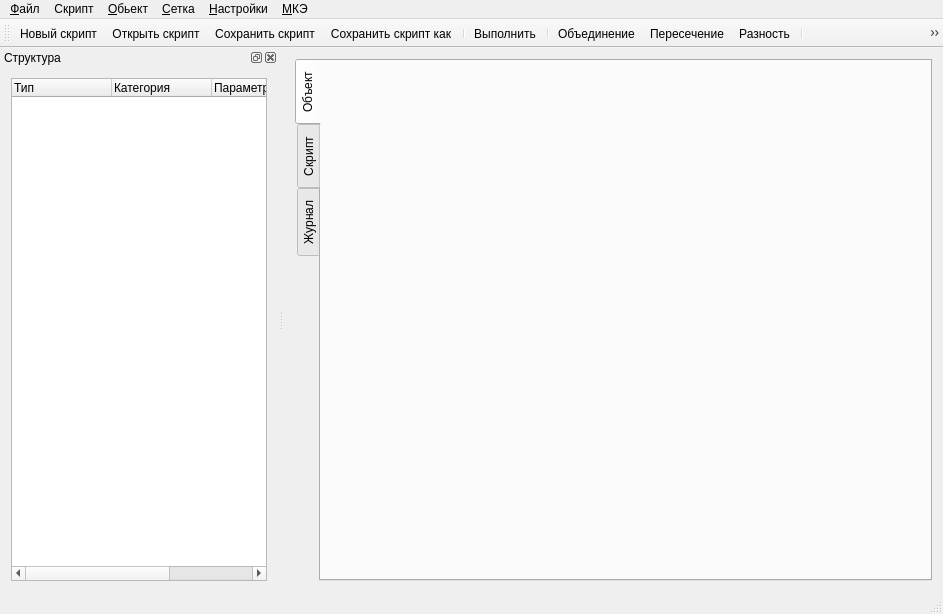
<?xml version="1.0" encoding="UTF-8"?>
<ui version="4.0">
 <class>MainWindow</class>
 <widget class="QMainWindow" name="MainWindow">
  <property name="geometry">
   <rect>
    <x>0</x>
    <y>0</y>
    <width>943</width>
    <height>614</height>
   </rect>
  </property>
  <property name="windowTitle">
   <string>qzcad</string>
  </property>
  <property name="windowIcon">
   <iconset resource="qzresources.qrc">
    <normaloff>:/icons/qzicons/application.ico</normaloff>:/icons/qzicons/application.ico</iconset>
  </property>
  <widget class="QWidget" name="centralWidget">
   <layout class="QVBoxLayout" name="verticalLayout_3">
    <item>
     <widget class="QTabWidget" name="tabWidget">
      <property name="tabPosition">
       <enum>QTabWidget::West</enum>
      </property>
      <property name="currentIndex">
       <number>0</number>
      </property>
      <widget class="QWidget" name="tabObject">
       <attribute name="title">
        <string>Объект</string>
       </attribute>
       <layout class="QVBoxLayout" name="verticalLayout_4">
        <item>
         <widget class="GLControlWidget" name="pictureControl" native="true"/>
        </item>
       </layout>
      </widget>
      <widget class="QWidget" name="tabScript">
       <attribute name="title">
        <string>Скрипт</string>
       </attribute>
       <layout class="QVBoxLayout" name="verticalLayout_5">
        <item>
         <widget class="CodeEditor" name="codeEditor" native="true">
          <property name="font">
           <font>
            <family>Monospace</family>
           </font>
          </property>
         </widget>
        </item>
       </layout>
      </widget>
      <widget class="QWidget" name="tabTerminal">
       <attribute name="title">
        <string>Журнал</string>
       </attribute>
       <layout class="QVBoxLayout" name="verticalLayout_6">
        <item>
         <widget class="QTextEdit" name="terminalText">
          <property name="font">
           <font>
            <family>DejaVu Sans Mono</family>
           </font>
          </property>
          <property name="documentTitle">
           <string>Сообщения системы</string>
          </property>
          <property name="readOnly">
           <bool>true</bool>
          </property>
         </widget>
        </item>
       </layout>
      </widget>
     </widget>
    </item>
   </layout>
  </widget>
  <widget class="QMenuBar" name="menuBar">
   <property name="geometry">
    <rect>
     <x>0</x>
     <y>0</y>
     <width>943</width>
     <height>25</height>
    </rect>
   </property>
   <widget class="QMenu" name="menuFile">
    <property name="title">
     <string>&amp;Файл</string>
    </property>
    <addaction name="separator"/>
    <addaction name="actionNewScript"/>
    <addaction name="actionOpenScript"/>
    <addaction name="actionSaveScript"/>
    <addaction name="actionSaveAsScript"/>
    <addaction name="separator"/>
    <addaction name="actionLoadMesh"/>
    <addaction name="actionSaveMesh"/>
    <addaction name="separator"/>
    <addaction name="actionExit"/>
   </widget>
   <widget class="QMenu" name="menuObject">
    <property name="title">
     <string>&amp;Обьект</string>
    </property>
    <widget class="QMenu" name="menuAdd">
     <property name="title">
      <string>&amp;Добавить...</string>
     </property>
     <widget class="QMenu" name="menuOperation">
      <property name="title">
       <string>&amp;Операцию...</string>
      </property>
      <addaction name="actionUnion"/>
      <addaction name="actionIntersection"/>
      <addaction name="actionDifference"/>
     </widget>
     <widget class="QMenu" name="menuPrimitive">
      <property name="title">
       <string>&amp;Примитив...</string>
      </property>
      <addaction name="actionPath"/>
     </widget>
     <addaction name="menuOperation"/>
     <addaction name="menuPrimitive"/>
     <addaction name="separator"/>
     <addaction name="actionModel"/>
    </widget>
    <addaction name="menuAdd"/>
    <addaction name="separator"/>
    <addaction name="actionDeleteObject"/>
   </widget>
   <widget class="QMenu" name="menuMesh">
    <property name="title">
     <string>&amp;Сетка</string>
    </property>
    <widget class="QMenu" name="menuStruct">
     <property name="title">
      <string>&amp;Структурированная</string>
     </property>
     <addaction name="actionStructQuads"/>
     <addaction name="actionStructIsoQuads"/>
     <addaction name="actionBaryQuads"/>
     <addaction name="separator"/>
     <addaction name="actionStructHex"/>
    </widget>
    <widget class="QMenu" name="menuFlip">
     <property name="title">
      <string>Отразить</string>
     </property>
     <addaction name="actionFlipVertically"/>
     <addaction name="actionFlipHorizontally"/>
     <addaction name="separator"/>
     <addaction name="actionMirrorVertically"/>
     <addaction name="actionMirrorrHorizontally"/>
    </widget>
    <widget class="QMenu" name="menuMetric">
     <property name="title">
      <string>&amp;Метрика</string>
     </property>
     <addaction name="actionJacobianMetric"/>
     <addaction name="actionMinAngleMetric"/>
     <addaction name="actionLengthAspect"/>
     <addaction name="actionAngleAspect"/>
    </widget>
    <addaction name="menuStruct"/>
    <addaction name="separator"/>
    <addaction name="actionPolygonalModel"/>
    <addaction name="separator"/>
    <addaction name="actionRotationBodyMesh"/>
    <addaction name="separator"/>
    <addaction name="menuFlip"/>
    <addaction name="actionArea"/>
    <addaction name="separator"/>
    <addaction name="actionLoadNodeValue"/>
    <addaction name="actionLoadElementValue"/>
    <addaction name="separator"/>
    <addaction name="actionExtremeValuesStatistica"/>
    <addaction name="separator"/>
    <addaction name="menuMetric"/>
   </widget>
   <widget class="QMenu" name="menuSettings">
    <property name="title">
     <string>&amp;Настройки</string>
    </property>
    <addaction name="actionDoubleBufferGL"/>
   </widget>
   <widget class="QMenu" name="menuFEM">
    <property name="title">
     <string>&amp;МКЭ</string>
    </property>
    <addaction name="actionElasticFem"/>
    <addaction name="separator"/>
   </widget>
   <widget class="QMenu" name="menuScrit">
    <property name="title">
     <string>Скрипт</string>
    </property>
    <widget class="QMenu" name="menuFunctionScripts">
     <property name="title">
      <string>&amp;Функциональные объекты...</string>
     </property>
     <addaction name="actionSumScript"/>
     <addaction name="separator"/>
     <addaction name="actionConjunctionScript"/>
     <addaction name="actionDisjunctionScript"/>
     <addaction name="actionDifferenceScript"/>
     <addaction name="separator"/>
    </widget>
    <widget class="QMenu" name="menuMeshScripts">
     <property name="title">
      <string>&amp;Дискретные модели...</string>
     </property>
     <widget class="QMenu" name="menuBackgroundMeshScripts">
      <property name="title">
       <string>Метод фоновой сетки...</string>
      </property>
      <addaction name="actionSegments"/>
      <addaction name="separator"/>
      <addaction name="actionTrianglesScript"/>
      <addaction name="actionQuadsScript"/>
      <addaction name="separator"/>
      <addaction name="actionTetrahedraScript"/>
      <addaction name="actionHexahedraScript"/>
     </widget>
     <widget class="QMenu" name="menuDelaunayScripts">
      <property name="title">
       <string>Методы Делоне...</string>
      </property>
      <addaction name="actionDelaunayTriScript"/>
      <addaction name="actionRuppertTriScript"/>
     </widget>
     <widget class="QMenu" name="menuRectangularScripts">
      <property name="title">
       <string>Прямоугольная область...</string>
      </property>
      <addaction name="actionRectangularTriScript"/>
      <addaction name="actionRectangularQuadsScript"/>
      <addaction name="separator"/>
      <addaction name="actionRecangularTetScript"/>
      <addaction name="actionRectangularHexScript"/>
     </widget>
     <widget class="QMenu" name="menuCylinderScript">
      <property name="title">
       <string>Цилиндричекая поверхность...</string>
      </property>
      <addaction name="actionCylinderTriScript"/>
      <addaction name="actionCylinderQuadsScript"/>
     </widget>
     <widget class="QMenu" name="menuConeScript">
      <property name="title">
       <string>Коническая поверхность...</string>
      </property>
      <addaction name="actionConeTriScript"/>
      <addaction name="actionConeQuadsScript"/>
     </widget>
     <addaction name="menuBackgroundMeshScripts"/>
     <addaction name="menuDelaunayScripts"/>
     <addaction name="separator"/>
     <addaction name="menuRectangularScripts"/>
     <addaction name="separator"/>
     <addaction name="menuCylinderScript"/>
     <addaction name="menuConeScript"/>
    </widget>
    <addaction name="actionRunScript"/>
    <addaction name="separator"/>
    <addaction name="menuFunctionScripts"/>
    <addaction name="separator"/>
    <addaction name="menuMeshScripts"/>
   </widget>
   <addaction name="menuFile"/>
   <addaction name="menuScrit"/>
   <addaction name="menuObject"/>
   <addaction name="menuMesh"/>
   <addaction name="menuSettings"/>
   <addaction name="menuFEM"/>
  </widget>
  <widget class="QToolBar" name="mainToolBar">
   <property name="windowTitle">
    <string>Панель инструментов</string>
   </property>
   <attribute name="toolBarArea">
    <enum>TopToolBarArea</enum>
   </attribute>
   <attribute name="toolBarBreak">
    <bool>false</bool>
   </attribute>
   <addaction name="actionNewScript"/>
   <addaction name="actionOpenScript"/>
   <addaction name="actionSaveScript"/>
   <addaction name="actionSaveAsScript"/>
   <addaction name="separator"/>
   <addaction name="actionRunScript"/>
   <addaction name="separator"/>
   <addaction name="actionUnion"/>
   <addaction name="actionIntersection"/>
   <addaction name="actionDifference"/>
   <addaction name="separator"/>
   <addaction name="actionPath"/>
   <addaction name="actionModel"/>
   <addaction name="actionDeleteObject"/>
   <addaction name="separator"/>
   <addaction name="actionStructQuads"/>
   <addaction name="actionStructIsoQuads"/>
   <addaction name="actionBaryQuads"/>
   <addaction name="actionPolygonalModel"/>
   <addaction name="actionStructHex"/>
   <addaction name="separator"/>
   <addaction name="actionLoadMesh"/>
   <addaction name="actionSaveMesh"/>
   <addaction name="separator"/>
   <addaction name="actionRotationBodyMesh"/>
   <addaction name="separator"/>
   <addaction name="actionFlipVertically"/>
   <addaction name="actionFlipHorizontally"/>
   <addaction name="separator"/>
   <addaction name="actionMirrorVertically"/>
   <addaction name="actionMirrorrHorizontally"/>
  </widget>
  <widget class="QStatusBar" name="statusBar"/>
  <widget class="QDockWidget" name="dockWidgetStruct">
   <property name="floating">
    <bool>false</bool>
   </property>
   <property name="features">
    <set>QDockWidget::AllDockWidgetFeatures</set>
   </property>
   <property name="windowTitle">
    <string>Структура</string>
   </property>
   <attribute name="dockWidgetArea">
    <number>1</number>
   </attribute>
   <widget class="QWidget" name="dockWidgetContents">
    <layout class="QVBoxLayout" name="verticalLayout">
     <item>
      <widget class="QTreeWidget" name="objectTree">
       <column>
        <property name="text">
         <string>Тип</string>
        </property>
       </column>
       <column>
        <property name="text">
         <string>Категория</string>
        </property>
       </column>
       <column>
        <property name="text">
         <string>Параметры</string>
        </property>
       </column>
       <column>
        <property name="text">
         <string>ID</string>
        </property>
       </column>
      </widget>
     </item>
    </layout>
   </widget>
  </widget>
  <action name="actionExit">
   <property name="icon">
    <iconset theme="exit">
     <normaloff/>
    </iconset>
   </property>
   <property name="text">
    <string>&amp;Выход</string>
   </property>
   <property name="shortcut">
    <string>Alt+X</string>
   </property>
  </action>
  <action name="actionUnion">
   <property name="icon">
    <iconset resource="qzresources.qrc">
     <normaloff>:/icons/qzicons/union.png</normaloff>:/icons/qzicons/union.png</iconset>
   </property>
   <property name="text">
    <string>&amp;Объединение</string>
   </property>
   <property name="shortcut">
    <string>Ctrl+U</string>
   </property>
  </action>
  <action name="actionIntersection">
   <property name="icon">
    <iconset resource="qzresources.qrc">
     <normaloff>:/icons/qzicons/intersection.png</normaloff>:/icons/qzicons/intersection.png</iconset>
   </property>
   <property name="text">
    <string>&amp;Пересечение</string>
   </property>
   <property name="shortcut">
    <string>Ctrl+I</string>
   </property>
  </action>
  <action name="actionDifference">
   <property name="icon">
    <iconset resource="qzresources.qrc">
     <normaloff>:/icons/qzicons/difference.png</normaloff>:/icons/qzicons/difference.png</iconset>
   </property>
   <property name="text">
    <string>&amp;Разность</string>
   </property>
   <property name="shortcut">
    <string>Ctrl+D</string>
   </property>
  </action>
  <action name="actionPath">
   <property name="icon">
    <iconset resource="qzresources.qrc">
     <normaloff>:/icons/qzicons/path.png</normaloff>:/icons/qzicons/path.png</iconset>
   </property>
   <property name="text">
    <string>Произвольный &amp;контур...</string>
   </property>
   <property name="shortcut">
    <string>Ctrl+P</string>
   </property>
  </action>
  <action name="actionModel">
   <property name="icon">
    <iconset resource="qzresources.qrc">
     <normaloff>:/icons/qzicons/model.png</normaloff>:/icons/qzicons/model.png</iconset>
   </property>
   <property name="text">
    <string>Аналитическая &amp;модель...</string>
   </property>
   <property name="shortcut">
    <string>Ctrl+M</string>
   </property>
  </action>
  <action name="actionDeleteObject">
   <property name="icon">
    <iconset resource="qzresources.qrc">
     <normaloff>:/icons/qzicons/del_node.png</normaloff>:/icons/qzicons/del_node.png</iconset>
   </property>
   <property name="text">
    <string>&amp;Удалить</string>
   </property>
   <property name="shortcut">
    <string>Del</string>
   </property>
  </action>
  <action name="actionStructQuads">
   <property name="icon">
    <iconset resource="qzresources.qrc">
     <normaloff>:/icons/qzicons/quad_struct.png</normaloff>:/icons/qzicons/quad_struct.png</iconset>
   </property>
   <property name="text">
    <string>Четырехугольники...</string>
   </property>
  </action>
  <action name="actionStructIsoQuads">
   <property name="icon">
    <iconset resource="qzresources.qrc">
     <normaloff>:/icons/qzicons/iso_quads.png</normaloff>:/icons/qzicons/iso_quads.png</iconset>
   </property>
   <property name="text">
    <string>Изопараметричекие четырехугольники...</string>
   </property>
  </action>
  <action name="actionPolygonalModel">
   <property name="icon">
    <iconset resource="qzresources.qrc">
     <normaloff>:/icons/qzicons/pmodel.png</normaloff>:/icons/qzicons/pmodel.png</iconset>
   </property>
   <property name="text">
    <string>Полигональная модель...</string>
   </property>
  </action>
  <action name="actionBaryQuads">
   <property name="icon">
    <iconset resource="qzresources.qrc">
     <normaloff>:/icons/qzicons/bary_quads.png</normaloff>:/icons/qzicons/bary_quads.png</iconset>
   </property>
   <property name="text">
    <string>Барицентрические четырехугольники...</string>
   </property>
  </action>
  <action name="actionDoubleBufferGL">
   <property name="checkable">
    <bool>true</bool>
   </property>
   <property name="checked">
    <bool>true</bool>
   </property>
   <property name="text">
    <string>Двойная буфферизация OpenGL</string>
   </property>
  </action>
  <action name="actionStructHex">
   <property name="icon">
    <iconset resource="qzresources.qrc">
     <normaloff>:/icons/qzicons/prism.png</normaloff>:/icons/qzicons/prism.png</iconset>
   </property>
   <property name="text">
    <string>Шестигранники...</string>
   </property>
  </action>
  <action name="actionSaveMesh">
   <property name="icon">
    <iconset resource="qzresources.qrc">
     <normaloff>:/icons/qzicons/24x24/database.png</normaloff>:/icons/qzicons/24x24/database.png</iconset>
   </property>
   <property name="text">
    <string>Сохранить дискретную модель...</string>
   </property>
   <property name="shortcut">
    <string>Ctrl+Shift+S</string>
   </property>
  </action>
  <action name="actionRotationBodyMesh">
   <property name="icon">
    <iconset resource="qzresources.qrc">
     <normaloff>:/icons/qzicons/rotation_body.png</normaloff>:/icons/qzicons/rotation_body.png</iconset>
   </property>
   <property name="text">
    <string>Вращение двумерного профиля...</string>
   </property>
  </action>
  <action name="actionFlipVertically">
   <property name="icon">
    <iconset resource="qzresources.qrc">
     <normaloff>:/icons/qzicons/flip_vertically.png</normaloff>:/icons/qzicons/flip_vertically.png</iconset>
   </property>
   <property name="text">
    <string>По вертикали</string>
   </property>
   <property name="iconText">
    <string>Отразить по вертикали</string>
   </property>
   <property name="toolTip">
    <string>Отразить по вертикали</string>
   </property>
  </action>
  <action name="actionFlipHorizontally">
   <property name="icon">
    <iconset resource="qzresources.qrc">
     <normaloff>:/icons/qzicons/flip_horizontally.png</normaloff>:/icons/qzicons/flip_horizontally.png</iconset>
   </property>
   <property name="text">
    <string>По горизонтали</string>
   </property>
   <property name="iconText">
    <string>Отразить по горизонтали</string>
   </property>
   <property name="toolTip">
    <string>Отразить по горизонтали</string>
   </property>
  </action>
  <action name="actionMirrorVertically">
   <property name="icon">
    <iconset resource="qzresources.qrc">
     <normaloff>:/icons/qzicons/mirror_vertically.png</normaloff>:/icons/qzicons/mirror_vertically.png</iconset>
   </property>
   <property name="text">
    <string>Зеркально по вертикали</string>
   </property>
  </action>
  <action name="actionMirrorrHorizontally">
   <property name="icon">
    <iconset resource="qzresources.qrc">
     <normaloff>:/icons/qzicons/mirror_horizontally.png</normaloff>:/icons/qzicons/mirror_horizontally.png</iconset>
   </property>
   <property name="text">
    <string>Зеркально по горизонтали</string>
   </property>
  </action>
  <action name="actionArea">
   <property name="icon">
    <iconset resource="qzresources.qrc">
     <normaloff>:/icons/qzicons/area.png</normaloff>:/icons/qzicons/area.png</iconset>
   </property>
   <property name="text">
    <string>Площадь дискретной модели</string>
   </property>
  </action>
  <action name="actionLoadMesh">
   <property name="icon">
    <iconset resource="qzresources.qrc">
     <normaloff>:/icons/qzicons/24x24/load_database.png</normaloff>:/icons/qzicons/24x24/load_database.png</iconset>
   </property>
   <property name="text">
    <string>Загрузить дискретную модель...</string>
   </property>
   <property name="shortcut">
    <string>Ctrl+Shift+O</string>
   </property>
  </action>
  <action name="actionElasticFem">
   <property name="text">
    <string>Упругий расчет...</string>
   </property>
  </action>
  <action name="actionLoadNodeValue">
   <property name="text">
    <string>Загрузить значение в узле...</string>
   </property>
  </action>
  <action name="actionLoadElementValue">
   <property name="text">
    <string>Загрузить значения на элементе...</string>
   </property>
  </action>
  <action name="actionExtremeValuesStatistica">
   <property name="text">
    <string>Критические значения вектора даных...</string>
   </property>
  </action>
  <action name="actionNewScript">
   <property name="icon">
    <iconset resource="qzresources.qrc">
     <normaloff>:/icons/qzicons/24x24/new_document.png</normaloff>:/icons/qzicons/24x24/new_document.png</iconset>
   </property>
   <property name="text">
    <string>Новый скрипт</string>
   </property>
   <property name="shortcut">
    <string>Ctrl+N</string>
   </property>
  </action>
  <action name="actionOpenScript">
   <property name="icon">
    <iconset resource="qzresources.qrc">
     <normaloff>:/icons/qzicons/24x24/folder.png</normaloff>:/icons/qzicons/24x24/folder.png</iconset>
   </property>
   <property name="text">
    <string>Открыть скрипт...</string>
   </property>
   <property name="shortcut">
    <string>Ctrl+O</string>
   </property>
  </action>
  <action name="actionSaveScript">
   <property name="icon">
    <iconset resource="qzresources.qrc">
     <normaloff>:/icons/qzicons/24x24/save.png</normaloff>:/icons/qzicons/24x24/save.png</iconset>
   </property>
   <property name="text">
    <string>Сохранить скрипт</string>
   </property>
   <property name="shortcut">
    <string>Ctrl+S</string>
   </property>
  </action>
  <action name="actionSaveAsScript">
   <property name="icon">
    <iconset resource="qzresources.qrc">
     <normaloff>:/icons/qzicons/24x24/save_as.png</normaloff>:/icons/qzicons/24x24/save_as.png</iconset>
   </property>
   <property name="text">
    <string>Сохранить скрипт как...</string>
   </property>
  </action>
  <action name="actionRunScript">
   <property name="icon">
    <iconset resource="qzresources.qrc">
     <normaloff>:/icons/qzicons/24x24/build.png</normaloff>:/icons/qzicons/24x24/build.png</iconset>
   </property>
   <property name="text">
    <string>Выполнить</string>
   </property>
   <property name="shortcut">
    <string>Ctrl+R</string>
   </property>
  </action>
  <action name="actionJacobianMetric">
   <property name="text">
    <string>&amp;Якобиан</string>
   </property>
  </action>
  <action name="actionLengthAspect">
   <property name="text">
    <string>Соотношение длин сторон</string>
   </property>
  </action>
  <action name="actionMinAngleMetric">
   <property name="text">
    <string>Минимальный угол</string>
   </property>
  </action>
  <action name="actionAngleAspect">
   <property name="text">
    <string>Соотношение углов</string>
   </property>
  </action>
  <action name="actionSegments">
   <property name="text">
    <string>Сегменты</string>
   </property>
  </action>
  <action name="action_2">
   <property name="text">
    <string>Метод</string>
   </property>
  </action>
  <action name="actionTrianglesScript">
   <property name="text">
    <string>Треугольники</string>
   </property>
  </action>
  <action name="actionQuadsScript">
   <property name="text">
    <string>Четырехугольники</string>
   </property>
  </action>
  <action name="actionTetrahedraScript">
   <property name="text">
    <string>Тетраэдры</string>
   </property>
  </action>
  <action name="actionHexahedraScript">
   <property name="text">
    <string>Шестигранники</string>
   </property>
  </action>
  <action name="actionDelaunayTriScript">
   <property name="text">
    <string>Триангуляция Делоне</string>
   </property>
  </action>
  <action name="actionRuppertTriScript">
   <property name="text">
    <string>Триангуляця Рапперта</string>
   </property>
  </action>
  <action name="actionRectangularTriScript">
   <property name="text">
    <string>Треугольники</string>
   </property>
  </action>
  <action name="actionRectangularQuadsScript">
   <property name="text">
    <string>Четырехугольники</string>
   </property>
  </action>
  <action name="actionRecangularTetScript">
   <property name="text">
    <string>Тетраэдры</string>
   </property>
  </action>
  <action name="actionRectangularHexScript">
   <property name="text">
    <string>Шестигранники</string>
   </property>
  </action>
  <action name="actionConjunctionScript">
   <property name="text">
    <string>&amp;Конъюнкция</string>
   </property>
  </action>
  <action name="actionDisjunctionScript">
   <property name="text">
    <string>&amp;Дизъюнкция</string>
   </property>
  </action>
  <action name="actionDifferenceScript">
   <property name="text">
    <string>&amp;Разность</string>
   </property>
  </action>
  <action name="actionSumScript">
   <property name="text">
    <string>Сумма</string>
   </property>
  </action>
  <action name="actionCylinderTriScript">
   <property name="text">
    <string>Треугольники</string>
   </property>
  </action>
  <action name="actionCylinderQuadsScript">
   <property name="text">
    <string>Четырехугольники</string>
   </property>
  </action>
  <action name="actionConeTriScript">
   <property name="text">
    <string>Треугольники</string>
   </property>
  </action>
  <action name="actionConeQuadsScript">
   <property name="text">
    <string>Четырехугольники</string>
   </property>
  </action>
 </widget>
 <layoutdefault spacing="6" margin="11"/>
 <customwidgets>
  <customwidget>
   <class>GLControlWidget</class>
   <extends>QWidget</extends>
   <header>glcontrolwidget.h</header>
   <container>1</container>
   <slots>
    <slot>activateDoubleBufferGL(bool)</slot>
   </slots>
  </customwidget>
  <customwidget>
   <class>CodeEditor</class>
   <extends>QWidget</extends>
   <header location="global">codeeditor.h</header>
   <container>1</container>
  </customwidget>
 </customwidgets>
 <resources>
  <include location="qzresources.qrc"/>
 </resources>
 <connections>
  <connection>
   <sender>actionExit</sender>
   <signal>triggered()</signal>
   <receiver>MainWindow</receiver>
   <slot>close()</slot>
   <hints>
    <hint type="sourcelabel">
     <x>-1</x>
     <y>-1</y>
    </hint>
    <hint type="destinationlabel">
     <x>330</x>
     <y>210</y>
    </hint>
   </hints>
  </connection>
  <connection>
   <sender>actionDoubleBufferGL</sender>
   <signal>triggered(bool)</signal>
   <receiver>pictureControl</receiver>
   <slot>activateDoubleBufferGL(bool)</slot>
   <hints>
    <hint type="sourcelabel">
     <x>-1</x>
     <y>-1</y>
    </hint>
    <hint type="destinationlabel">
     <x>608</x>
     <y>231</y>
    </hint>
   </hints>
  </connection>
 </connections>
</ui>
